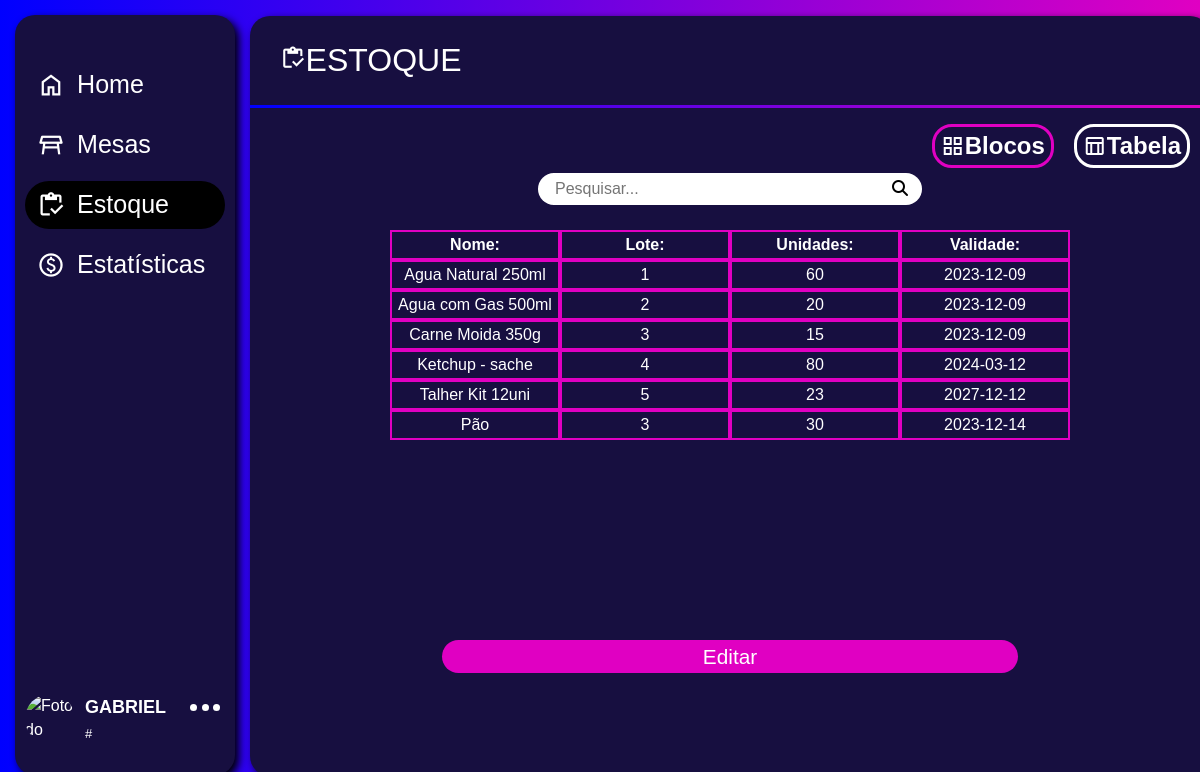
Screenshot of /ADM/app/estoque/estoque.php (signed in) with the database file from the repository.
### tables this page shows
CREATE TABLE IF NOT EXISTS `produto` (
  `id_prod` int NOT NULL AUTO_INCREMENT,
  `lote` int NOT NULL,
  `tipo` varchar(100) NOT NULL,
  `prod` varchar(100) NOT NULL,
  `preco_compra` float(10,2) NOT NULL,
  `preco_venda` float(10,2) NOT NULL,
  `qtd` int NOT NULL,
  `dta_compra` date NOT NULL,
  `dta_vencimento` date NOT NULL,
  `status` varchar(10) NOT NULL,
  `img` varchar(50) NOT NULL,
  PRIMARY KEY (`id_prod`),
  KEY `lote` (`lote`),
  CONSTRAINT `produto_ibfk_1` FOREIGN KEY (`lote`) REFERENCES `objeto_fornecido` (`lote`) ON DELETE CASCADE ON UPDATE CASCADE
);

### ADM/app/estoque/estoque.php (the view, shortened to what this page needs)
<?php
include_once(__DIR__ . '/../../PHP/conn.php');
$nomeFunc = $_SESSION['nome'];
$idFunc = $_SESSION['id_func'];
$parts = explode(" ", $nomeFunc);
$primeiroNome = $parts[0];
$avatar = '../../../imgbd/' . $_SESSION['avatarSession'];
if(!empty($_GET['search'])){
    $dados = $_GET['search'];
    $sqlc = "SELECT * FROM produto WHERE (lote LIKE '%$dados%' OR prod LIKE '%$dados%') AND status = 'ATIVO'";
    $sqlb = "SELECT * FROM produto WHERE (lote LIKE '%$dados%' OR prod LIKE '%$dados%') AND status = 'ATIVO'";
}else{
    $sqlc = "SELECT * FROM produto WHERE status = 'ATIVO'";
    $sqlb = "SELECT * FROM produto WHERE status = 'ATIVO'";
}
$estoqueInfo = $sql->query($sqlc);
$estoqueInfoTb = $sql->query($sqlb);
?>
<!DOCTYPE html>
<html lang="pt-br">
<head>
    <link href="https://cdn.jsdelivr.net/npm/bootstrap@5.3.0-alpha3/dist/css/bootstrap.min.css" rel="stylesheet">
    <link rel="stylesheet" href="../../assets/css/menu.css">
    <link rel="stylesheet" href="../../assets/css/estoque/estoque.css">
</head>
<body>
    <div class="fundo">
        <aside class="sidebar">
            <nav>
                <a href="../pagina-inicial/home.php">
                    <button >
                        <span>
                                <i class="material-symbols-outlined">home</i>
                                <span>Home</span>
                        </span>
                    </button>
                </a>
                <a href="../mesas/home_mesa.php">
                    <button>
                        <span>
                            <i class="material-symbols-outlined">table_restaurant</i>
                            <span>Mesas</span>
                        </span>
                    </button>
                </a>
                <a href="../estoque/estoque.php">
                    <button class="active">
                        <span>
                            <i class="material-symbols-outlined">inventory</i>
                            <span>Estoque</span>
                        </span>
                    </button>
                </a>
                <a href="../estatisticas/estatisticas.php">
                    <button>
                        <span>
                            <i class="material-symbols-outlined">paid</i>
                            <span>Estatísticas</span>
                        </span>
                    </button>
                </a>
            </nav>
            <header class="sidebar-header">
                <img class="logo-img" src="<?php echo $avatar; ?>" alt="Foto do usuário">
                <span class="dados">
                    <span class="nome"><?php echo $primeiroNome; ?></span>
                    <br>
                    <span class="id">#<?php echo $idFunc; ?></span>
                </span>
                <span id="options">
                    <span class="opcoes">
                        <span class="ball"></span>
                        <span class="ball"></span>
                        <span class="ball"></span>
                    </span>
                </span>
            </header>
        </aside>
        <main class="main">
            <div class="header">
                <div><i class="material-symbols-outlined">inventory</i><span>ESTOQUE</span></div>
            </div>
            <hr class="mainLinha">
            <div class="mainArea">
                <div class="filtro">
                    <button id="blocos">
                        <i class="material-symbols-outlined">
                        </i>Blocos
                    </button>
                    <button id="tabela" class="activeBtn">
                        <i class="material-symbols-outlined">
                        </i>Tabela
                    </button>
                </div>
                <div class="searchArea">
                    <form action="" method="get">
                        <div class="row">
                            <div class="col-10">
                                <input type="text" name="search" id="search" placeholder="Pesquisar..." class="searchBar" />
                            </div>
                            <div class="col-2">
                                <button type="submit" class="searchButton">
                                    <i class="fa-solid fa-magnifying-glass"></i>
                                </button>
                            </div>
                        </div>
                    </form>
                </div>
                <div class="estoque">
                    <div class="tabela active">
                        <table id="tabelaReal" style="border-radius: 10px;">
                            <thead>
                                <th>Nome:</th>
                                <th>Lote:</th>
                                <th>Unidades:</th>
                                <th>Validade:</th>
                            </thead>
                            <tbody>
                            <?php foreach($estoqueInfoTb AS $estoqueInfosTb): ?>
                                <tr>
                                    <td><?php echo $estoqueInfosTb['prod']; ?></td>
                                    <Td><?php echo $estoqueInfosTb['lote']; ?></Td>
                                    <td><?php echo $estoqueInfosTb['qtd']; ?></td>
                                    <td><?php echo $estoqueInfosTb['dta_vencimento']; ?></td>
                                </tr>
                                <?php endforeach; ?>
                            </tbody>
                        </table>
                    </div>
                </div>
                <div>
                    <a href="editar-estoque/editEstoque.php" class="btnEditar"><Button>Editar</Button></a>
                </div>
            </div>
        </main>
    </div>
</body>
</html>

### ADM/assets/css/menu.css (style rules this page uses)
:root { --rosa: #E000C2; --azulClaro: #07E8FF; --azul: #0000FF; --azulEscuro:#170F40; --azulDiferenciado:#3214E1; }
* { box-sizing: border-box; }
body { margin: 0; font-family: sans-serif; color: #fff; }
.fundo { position: absolute; background-image: linear-gradient(to left, var(--rosa), var(--azul)); width: 100%; height: 100%; }
.sidebar { position: fixed; background-color: var(--azulEscuro); top: 15px; left: 15px; height: 95%; display: flex; flex-direction: column; align-items: flex-start; width: 220px; padding: 40px 10px 30px 10px; border-radius: 20px; box-shadow: 4px 4px 8px black; }
.sidebar-header { display: flex; width: 100%; margin-top: 16px; }
.dados { display: inline-block; margin-left: 10px; }
.nome { font-weight: bold; font-size: 18px; }
.id { font-size: 13px; }
#options { display: flex; justify-content: flex-end; gap: 1; width: 100%; height: 20px; }
.opcoes { text-align: center; width: 40px; height: 20px; z-index: 2; cursor: pointer; }
.ball { display: inline-block; background-color: #fff; width: 7px; height: 7px; border-radius: 50%; cursor: pointer; }
.logo-img { width: 50px; max-height: 50px; border-radius: 50%; object-fit: cover; transition: transform .4s; }
.sidebar button { height: 60px; background: transparent; border: 0; font-family: inherit; color: inherit; cursor: pointer; text-align: left; padding: 0; width: 100%; }
.sidebar button > span { display: inline-flex; align-items: center; gap: 12px; height: 48px; border-radius: 24px; padding: 0 16px 0 12px; line-height: 1; transition: all .2s; width: 100%; font-size: 1.2rem; }
.active > span { background-color: #000; }
.sidebar button i { position: relative; font-size: 28px; transition: .2s; }
.sidebar button span { font-size: 1.4em; }
.sidebar>nav { flex: 1 1 auto; display: flex; flex-direction: column; width: 100%; font-size: .8em; }
.sidebar>nav a { text-decoration: none; color: #FFF; }
.main { margin-left: 250px; margin-top: 16px; height: 95%; width: 80%; border-radius: 20px; background-color: var(--azulEscuro); box-shadow: 4px 4px 8px black; }
.header { margin-left: 30px; padding-top: 20px; padding-bottom: 5px; display: flex; justify-content: space-between; align-items: center; }
.header i { font-size: 1.6em; }
.header span { font-size: 2em; }
.main hr { background-image: linear-gradient(to right, var(--azul), var(--rosa)); height: 3px; border: none; padding: 0px; opacity: 100; }

### ADM/assets/css/estoque/estoque.css (style rules this page uses)
.mainLinha { background-image: linear-gradient(to right, var(--azul), var(--rosa)); height: 3px; border: none; padding: 0px; opacity: 100; }
.mainArea { height: 80%; }
.filtro { display: flex; justify-content: end; }
.filtro button { display: flex; align-items: center; margin-right: 20px; border: 3px solid var(--rosa); border-radius: 20px; background-color: var(--azulEscuro); color: white; font-size: 1.5em; font-weight: bold; transition: .3s; }
.estoque { height: 65%; overflow: auto; border-radius: 20px; margin-top: 10px !important; width: 95%; margin: auto; }
.blocos, .tabela { display: none; }
.active { display: block; }
.activeBtn { border-color: #fff !important; cursor: default !important; }
table { border-collapse: separate; border-spacing: 0; margin: auto; height: 100px; margin-top: 15px; }
thead th { position: sticky; top: 0; z-index: 1; background-color: var(--azulEscuro); text-align: center; }
th { border: 2px solid var(--rosa); }
tbody td { width: 170px; border: 2px solid var(--rosa); text-align: center; }
.btnEditar { display: block; text-decoration: none; margin: auto; margin-top: 30px; width: 60%; }
.btnEditar button { display: block; width: 100%; color: #fff; background-color: var(--rosa); border: none; border-radius: 20px; font-size: 1.3em; }
.searchArea { background-color: #fff; margin: auto; margin-top: 5px; margin-bottom: 5px; width: 40%; height: 2em; border-radius: 50px; cursor: text; }
.searchArea>form { width: 100%; height: 2em; }
.searchBar { width: 100%; height: 2em; margin-left: 15px; border: none; }
.searchButton { border: none; background-color: transparent; height: 2em; width: 100%; }

### rows the page displays
produto: prod "Agua Natural 250ml", lote "1", qtd "60", dta_vencimento "2023-12-09"
produto: prod "Agua com Gas 500ml", lote "2", qtd "20", dta_vencimento "2023-12-09"
produto: prod "Carne Moida 350g", lote "3", qtd "15", dta_vencimento "2023-12-09"
produto: prod "Ketchup - sache", lote "4", qtd "80", dta_vencimento "2024-03-12"
produto: prod "Talher Kit 12uni", lote "5", qtd "23", dta_vencimento "2027-12-12"
produto: prod "Pão", lote "3", qtd "30", dta_vencimento "2023-12-14"

### other values shown
$primeiroNome "GABRIEL"
